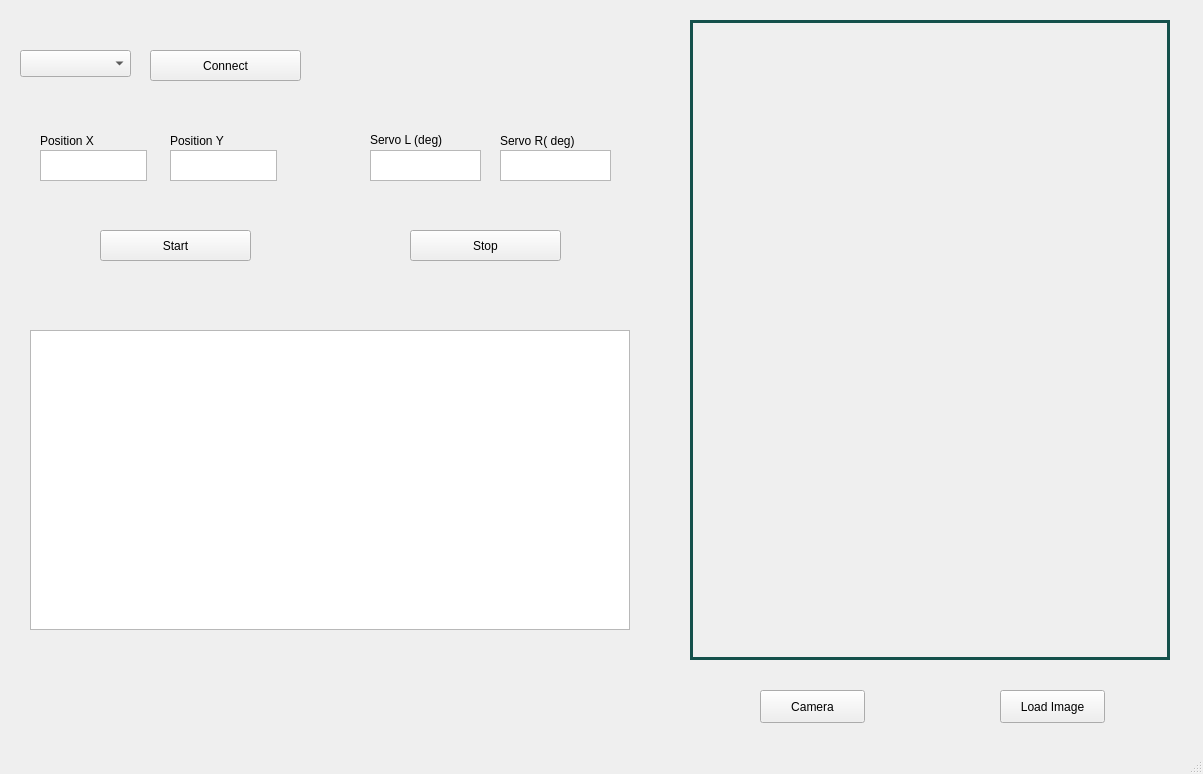
<?xml version="1.0" encoding="UTF-8"?>
<ui version="4.0">
 <class>MainWindow</class>
 <widget class="QMainWindow" name="MainWindow">
  <property name="geometry">
   <rect>
    <x>0</x>
    <y>0</y>
    <width>1203</width>
    <height>774</height>
   </rect>
  </property>
  <property name="windowTitle">
   <string>Plotbot</string>
  </property>
  <widget class="QWidget" name="centralwidget">
   <widget class="QPushButton" name="btnStart">
    <property name="geometry">
     <rect>
      <x>100</x>
      <y>230</y>
      <width>151</width>
      <height>31</height>
     </rect>
    </property>
    <property name="text">
     <string>Start</string>
    </property>
   </widget>
   <widget class="QLabel" name="label">
    <property name="geometry">
     <rect>
      <x>370</x>
      <y>130</y>
      <width>111</width>
      <height>20</height>
     </rect>
    </property>
    <property name="text">
     <string>Servo L (deg)</string>
    </property>
   </widget>
   <widget class="QLabel" name="label_2">
    <property name="geometry">
     <rect>
      <x>500</x>
      <y>130</y>
      <width>111</width>
      <height>21</height>
     </rect>
    </property>
    <property name="text">
     <string>Servo R( deg)</string>
    </property>
   </widget>
   <widget class="QTextEdit" name="txtServoLeft">
    <property name="geometry">
     <rect>
      <x>370</x>
      <y>150</y>
      <width>111</width>
      <height>31</height>
     </rect>
    </property>
   </widget>
   <widget class="QTextEdit" name="txtServoRight">
    <property name="geometry">
     <rect>
      <x>500</x>
      <y>150</y>
      <width>111</width>
      <height>31</height>
     </rect>
    </property>
   </widget>
   <widget class="QPushButton" name="btnConnect">
    <property name="geometry">
     <rect>
      <x>150</x>
      <y>50</y>
      <width>151</width>
      <height>31</height>
     </rect>
    </property>
    <property name="text">
     <string>Connect</string>
    </property>
   </widget>
   <widget class="QComboBox" name="cmbPorts">
    <property name="geometry">
     <rect>
      <x>20</x>
      <y>50</y>
      <width>111</width>
      <height>27</height>
     </rect>
    </property>
   </widget>
   <widget class="QLabel" name="label_3">
    <property name="geometry">
     <rect>
      <x>40</x>
      <y>130</y>
      <width>91</width>
      <height>21</height>
     </rect>
    </property>
    <property name="text">
     <string>Position X</string>
    </property>
   </widget>
   <widget class="QLabel" name="label_4">
    <property name="geometry">
     <rect>
      <x>170</x>
      <y>130</y>
      <width>91</width>
      <height>21</height>
     </rect>
    </property>
    <property name="text">
     <string>Position Y</string>
    </property>
   </widget>
   <widget class="QTextEdit" name="txtPosX">
    <property name="geometry">
     <rect>
      <x>40</x>
      <y>150</y>
      <width>107</width>
      <height>31</height>
     </rect>
    </property>
   </widget>
   <widget class="QTextEdit" name="txtPosY">
    <property name="geometry">
     <rect>
      <x>170</x>
      <y>150</y>
      <width>107</width>
      <height>31</height>
     </rect>
    </property>
   </widget>
   <widget class="PlotWidget" name="grpPlot">
    <property name="geometry">
     <rect>
      <x>30</x>
      <y>330</y>
      <width>600</width>
      <height>300</height>
     </rect>
    </property>
    <property name="mouseTracking">
     <bool>false</bool>
    </property>
   </widget>
   <widget class="QLabel" name="video">
    <property name="geometry">
     <rect>
      <x>690</x>
      <y>20</y>
      <width>480</width>
      <height>640</height>
     </rect>
    </property>
    <property name="mouseTracking">
     <bool>false</bool>
    </property>
    <property name="focusPolicy">
     <enum>Qt::StrongFocus</enum>
    </property>
    <property name="contextMenuPolicy">
     <enum>Qt::DefaultContextMenu</enum>
    </property>
    <property name="styleSheet">
     <string notr="true">color: rgb(20, 80, 75);</string>
    </property>
    <property name="frameShape">
     <enum>QFrame::Box</enum>
    </property>
    <property name="frameShadow">
     <enum>QFrame::Plain</enum>
    </property>
    <property name="lineWidth">
     <number>3</number>
    </property>
    <property name="text">
     <string/>
    </property>
   </widget>
   <widget class="QPushButton" name="btnCapture">
    <property name="geometry">
     <rect>
      <x>760</x>
      <y>690</y>
      <width>105</width>
      <height>33</height>
     </rect>
    </property>
    <property name="text">
     <string>Camera</string>
    </property>
   </widget>
   <widget class="QPushButton" name="btnLoad">
    <property name="geometry">
     <rect>
      <x>1000</x>
      <y>690</y>
      <width>105</width>
      <height>33</height>
     </rect>
    </property>
    <property name="text">
     <string>Load Image</string>
    </property>
   </widget>
   <widget class="QPushButton" name="btnStop">
    <property name="geometry">
     <rect>
      <x>410</x>
      <y>230</y>
      <width>151</width>
      <height>31</height>
     </rect>
    </property>
    <property name="text">
     <string>Stop</string>
    </property>
   </widget>
  </widget>
  <widget class="QMenuBar" name="menubar">
   <property name="geometry">
    <rect>
     <x>0</x>
     <y>0</y>
     <width>1203</width>
     <height>23</height>
    </rect>
   </property>
  </widget>
  <widget class="QStatusBar" name="statusbar"/>
 </widget>
 <customwidgets>
  <customwidget>
   <class>PlotWidget</class>
   <extends>QGraphicsView</extends>
   <header location="global">pyqtgraph</header>
  </customwidget>
 </customwidgets>
 <resources/>
 <connections/>
</ui>
